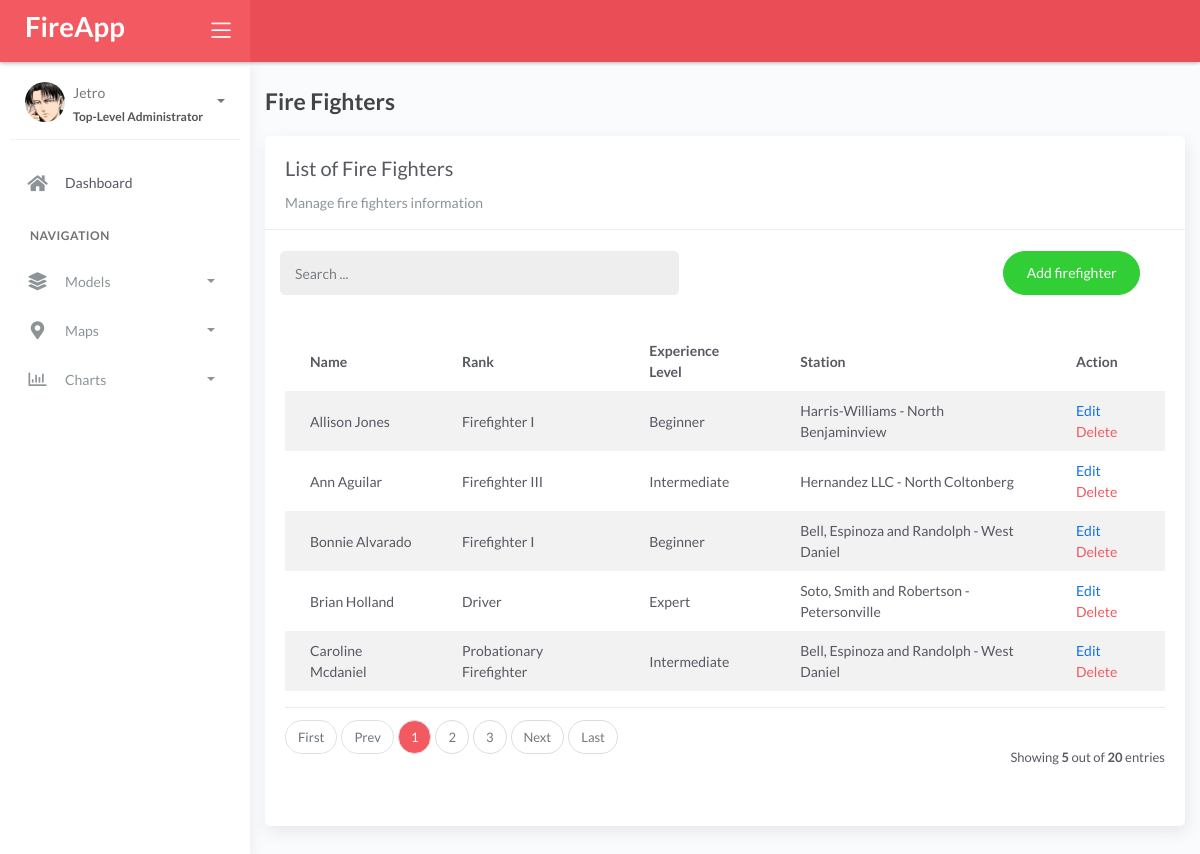
/firefighters/, run on the app's committed database.
### fire/models.py (models this page shows, shortened)
class BaseModel(models.Model):
    created_at = models.DateTimeField(auto_now_add=True, db_index=True)
    updated_at = models.DateTimeField(auto_now=True)
    class Meta:
        abstract = True

class Firefighters(BaseModel):
    XP_CHOICES = (
        ('Probationary Firefighter', 'Probationary Firefighter'),
        ('Firefighter I', 'Firefighter I'),
        ('Firefighter II', 'Firefighter II'),
        ('Firefighter III', 'Firefighter III'),
        ('Driver', 'Driver'),
        ('Captain', 'Captain'),
        ('Battalion Chief', 'Battalion Chief'),)
    name = models.CharField(max_length=150)
    rank = models.CharField(max_length=150)
    experience_level = models.CharField(max_length=150, choices=XP_CHOICES)
    station = models.ForeignKey(
        FireStation, on_delete=models.CASCADE, null=True, blank=True)
    class Meta:
        verbose_name = 'Firefighter'

class FireStation(BaseModel):
    name = models.CharField(max_length=150)
    latitude = models.DecimalField(
        max_digits=22, decimal_places=16, null=True, blank=True)
    longitude = models.DecimalField(
        max_digits=22, decimal_places=16, null=True, blank=True)
    address = models.CharField(max_length=150)
    city = models.CharField(max_length=150)
    country = models.CharField(max_length=150)
    class Meta:
        verbose_name = 'Fire Station'
    def __str__(self):
        return f"{self.name} - {self.city}"

### fire/views.py (the view)
# urls.py: path('firefighters/', views.FirefightersList.as_view(), name='firefighters'),
class FirefightersList(ListView):
    model = Firefighters
    context_object_name = 'firefighters'
    template_name = 'firefighters/list.html'
    paginate_by = 5
    def get_queryset(self, *args, **kwargs):
        qs = super().get_queryset(*args, **kwargs).order_by('name')
        if self.request.GET.get("q") != None:
            query = self.request.GET.get('q')
            qs = qs.filter(Q(name__icontains=query))
        return qs

### templates/firefighters/list.html (shortened to what this page needs)
{% extends 'base.html' %} {% load static %} {% block content %}
<div class="content">
  <div class="container-fluid">
    <h4 class="page-title mt-4">Fire Fighters</h4>
    <div class="row">
      <div class="col-md-12">
        <div class="card">
          <div class="card-header">
            <div class="card-title">List of Fire Fighters</div>
            <div class="card-category">Manage fire fighters information</div>
          </div>
          <br />
          <div class="col-md-12 row">
            <div class="col-md-6">
              <form
                class="navbar-left navbar-form nav-search mr-md-3"
                action="{% url 'firefighters' %}"
              >
                <div class="input-group">
                  <input
                    type="text"
                    placeholder="Search ..."
                    class="form-control"
                    name="q"
                    value="{{ request.GET.q }}"
                  />
                  <div class="input-group-append">
                    <span class="input-group-text">
                    </span>
                  </div>
                </div>
              </form>
            </div>
            <div class="col-md-6">
              <div class="pull-right">
                <a
                  href="{% url 'firefighters-add' %}"
                  class="btn btn-success btn-rounded"
                  >Add firefighter</a
                >
              </div>
            </div>
          </div>
          <div class="card-body">
            <table class="table table-striped mt-3">
              <thead>
                <tr>
                  <th scope="col">Name</th>
                  <th scope="col">Rank</th>
                  <th scope="col">Experience Level</th>
                  <th scope="col">Station</th>
                  <th scope="col">Action</th>
                </tr>
              </thead>
              <tbody>
                {% for object in object_list %}
                <tr>
                  <td>{{ object.name }}</td>
                  <td>{{ object.rank }}</td>
                  <td>{{ object.experience_level }}</td>
                  <td>{{ object.station }}</td>
                  <td>
                    <a href="{% url 'firefighters-edit' object.id %}">Edit</a>
                    <a
                      href="{% url 'firefighters-delete' object.id %}"
                      class="text-danger"
                      >Delete</a
                    >
                  </td>
                </tr>
                {% endfor %}
              </tbody>
            </table>
            {% include 'includes/pagination.html' %}
          </div>
        </div>
      </div>
    </div>
  </div>
</div>
{% endblock %}

### data on the page
Firefighters: name "Allison Jones", rank "Firefighter I", experience_level "Beginner", station "Harris-Williams - North Benjaminview"
Firefighters: name "Ann Aguilar", rank "Firefighter III", experience_level "Intermediate", station "Hernandez LLC - North Coltonberg"
Firefighters: name "Bonnie Alvarado", rank "Firefighter I", experience_level "Beginner", station "Bell, Espinoza and Randolph - West Daniel"
Firefighters: name "Brian Holland", rank "Driver", experience_level "Expert", station "Soto, Smith and Robertson - Petersonville"
Firefighters: name "Caroline Mcdaniel", rank "Probationary Firefighter", experience_level "Intermediate", station "Bell, Espinoza and Randolph - West Daniel"

### other printed values
{{ page_num }} "1"
{{ page_num }} "2" "3"
{{ object_list.count }} "5"
{{ paginator.count }} "20"
